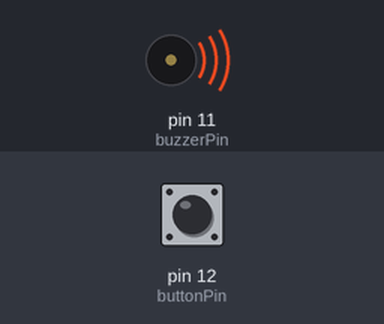
Bench run of a program on a simulated Raspberry Pi (header pin numbers). On the bench: buzzer (waves = sounding, pin HIGH). The inputs (shaded band) are chosen by the test bench; at power-on: pin 12 (buttonPin) HIGH. What the program prints to the terminal is not drawn.

Above: at 1.2 s.
1.3 s: pin 12 (buttonPin) pulled LOW for 0.15 s
At 1.37 s:
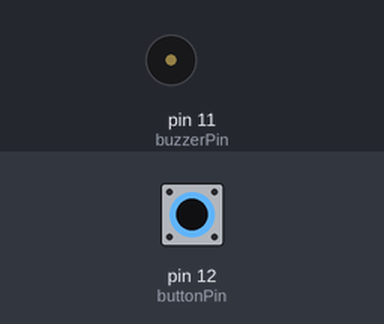
2.9 s: pin 12 (buttonPin) pulled LOW for 3.2 s
At 7.5 s:
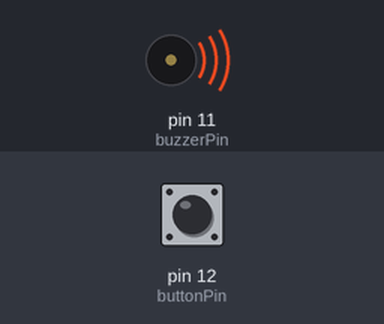
Timing chart, 0 to 9.0 s (numbered marks = the images above; inputs shaded):
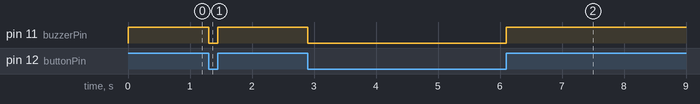

Measured:
- after the input at 1.3 s, pin 11 (buzzerPin): HIGH → LOW at once, → HIGH 0.15 s later
- after the input at 2.9 s, pin 11 (buzzerPin): HIGH → LOW at once, → HIGH 3.2 s later

The program:

Doorbell.py
```python
#!/usr/bin/env python3
########################################################################
# Filename    : Doorbell.py
# Description : Make doorbell with buzzer and button
# auther      : www.freenove.com
# modification: 2019/12/28
########################################################################
import RPi.GPIO as GPIO

buzzerPin = 11  # define buzzerPin
buttonPin = 12  # define buttonPin


def setup():
    GPIO.setmode(GPIO.BOARD)  # use PHYSICAL GPIO Numbering
    GPIO.setup(buzzerPin, GPIO.OUT)  # set buzzerPin to OUTPUT mode
    GPIO.setup(buttonPin, GPIO.IN, pull_up_down=GPIO.PUD_UP)  # set buttonPin to PULL UP INPUT mode


def loop():
    while True:
        if GPIO.input(buttonPin) == GPIO.HIGH:  # if button is pressed
            GPIO.output(buzzerPin, GPIO.HIGH)  # turn on buzzer
            print('buzzer turned off >>>')
        else:  # if button is relessed
            GPIO.output(buzzerPin, GPIO.LOW)  # turn off buzzer
            print('buzzer turned on <<<')


def destroy():
    GPIO.cleanup()  # Release all GPIO


if __name__ == '__main__':  # Program entrance
    print('Program is starting...')
    setup()
    try:
        loop()
    except KeyboardInterrupt:  # Press ctrl-c to end the program.
        destroy()
```
